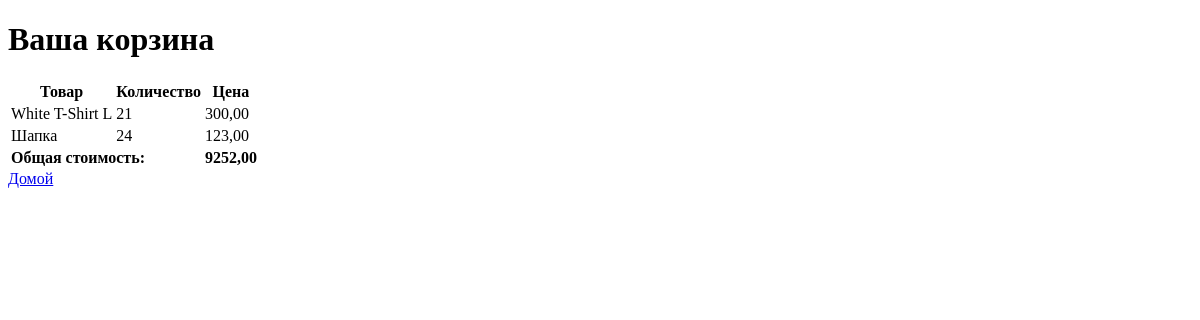
The app's page /cart/ (signed in), older data.
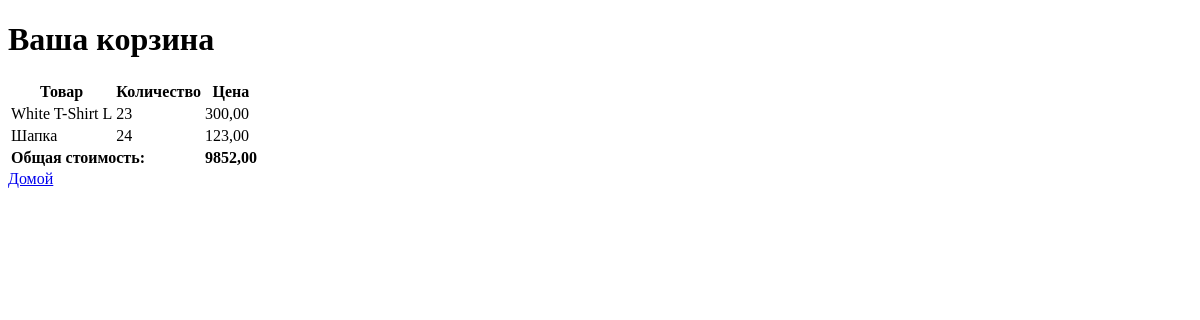
The same page, newer data.
### store/models.py (models this page shows, shortened)
class CartItem(models.Model):
    product = models.ForeignKey(Product, on_delete=models.CASCADE)
    cart = models.ForeignKey(Cart, on_delete=models.CASCADE)
    quantity = models.PositiveIntegerField(default=1)

class Product(models.Model):
    name = models.CharField(max_length=100)
    description = models.TextField()
    price = models.DecimalField(max_digits=10, decimal_places=2)
    category = models.ForeignKey(Category, on_delete=models.CASCADE, related_name='products')
    color = models.ForeignKey(Color, on_delete=models.CASCADE, related_name='products')
    size = models.ForeignKey(Size, on_delete=models.CASCADE, related_name='products')
    image = models.ImageField(upload_to='products/', blank=True)

### store/views.py (the view)
# urls.py: path('cart/', cart_view, name='cart_view'),
def cart_view(request):
    cart = Cart.objects.filter(user=request.user).first()
    total_cost = 0
    if cart:
        for item in cart.cartitem_set.all():
            total_cost += item.product.price * item.quantity
    return render(request, 'store/cart.html', {'cart': cart, 'total_cost': total_cost})

### store/context_processors.py (called while the page is built)
def cart_item_count(request):
    if request.user.is_authenticated:
        cart = Cart.objects.get(user=request.user)
        total_items = sum(cartitem.quantity for cartitem in cart.cartitem_set.all())
    else:
        total_items = 0
    return {'total_items': total_items}

### store/templates/store/cart.html (shortened to what this page needs)
<!DOCTYPE html>
<html lang="en">
<head>
</head>
<body>
<h1>Ваша корзина</h1>
<table>
    <tr>
        <th>Товар</th>
        <th>Количество</th>
        <th>Цена</th>
    </tr>
    {% if cart %}
        {% for item in cart.cartitem_set.all %}
        <tr>
            <td>{{ item.product.name }}</td>
            <td>{{ item.quantity }}</td>
            <td>{{ item.product.price }}</td>
        </tr>
        {% endfor %}
        <tr>
            <td colspan="2"><strong>Общая стоимость:</strong></td>
            <td><strong>{{ total_cost }}</strong></td>
        </tr>
    {% else %}
        <tr>
            <td colspan="3">Ваша корзина пуста.</td>
        </tr>
    {% endif %}
</table>
<a href="{% url 'product_list' %}">Домой</a>
</body>
</html>

Row changes from the older to the newer data that the page shows:
changed CartItem "White T-Shirt L": quantity "21" → "23"
Text that changed along with them:
{{ total_cost }}: "9252,00" → "9852,00"
